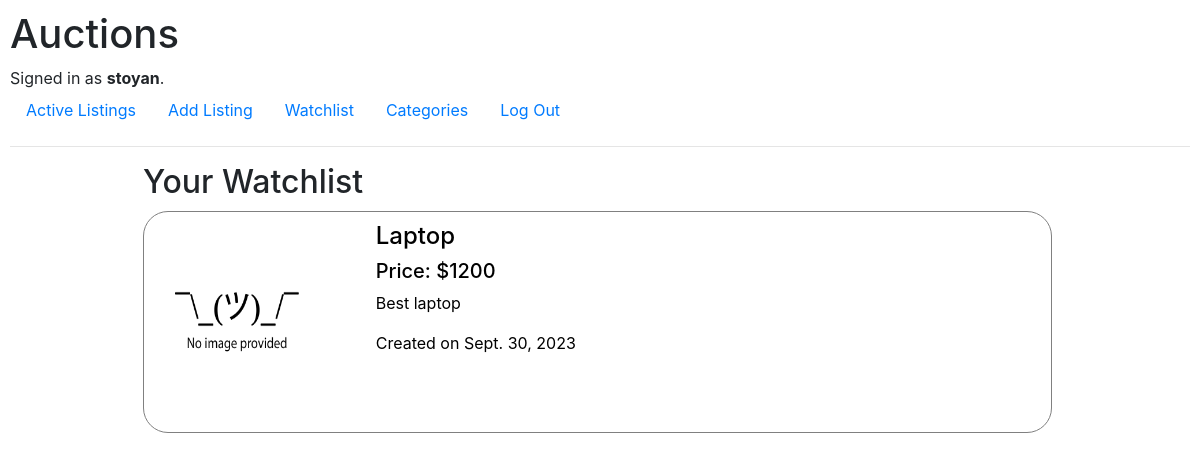
Page /watchlist (signed in) on the earlier database version.
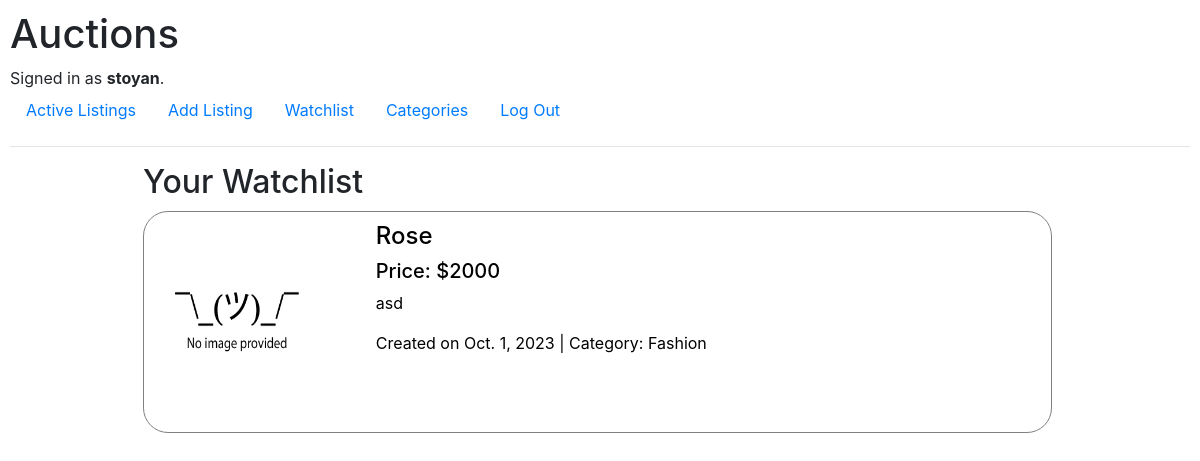
Same page on the later database version.
### auctions/models.py (models this page shows, shortened)
class ListingDetails(models.Model):
    CATEGORY_CHOICES = [
                ('1', 'Fashion'),
                ('2', 'Home'),
                ('3', 'Toys'),
                ('4', 'Electronics'),
                ('5', 'Books'),
                ('6', 'Misc'),
                ]
    descr = models.CharField(max_length=1000)
    starting_bid = models.PositiveIntegerField()
    img = models.URLField(blank=True)
    category = models.CharField(max_length=50, blank=True, choices=CATEGORY_CHOICES)
    listing = models.ForeignKey(Listing, on_delete=models.CASCADE)
    date_added = models.DateField(blank=True)

class Listing(models.Model):
    title = models.CharField(max_length=100)
    added_by = models.ForeignKey(User, on_delete=models.CASCADE, related_name='single_reference')
    watchlist = models.ManyToManyField(User, related_name='multiple_reference', null=True, blank=True)
    active = models.BooleanField(default=True)

class Bids(models.Model):
    listing = models.ForeignKey(Listing, on_delete=models.CASCADE)
    highest_bid = models.PositiveIntegerField()
    bidder = models.CharField(max_length=100)
    num_of_bids = models.PositiveIntegerField()

### auctions/views.py (the view)
# urls.py: path("watchlist", views.watchlist, name="watchlist"),
@login_required
def watchlist(request):
    watched_listings = Listing.objects.filter(watchlist=request.user.id)
    listing_details = ListingDetails.objects.filter(listing__in=watched_listings)
    bids = Bids.objects.filter(listing__in=watched_listings)
    all_listings = zip(listing_details, bids)
    context = {
        'all_listings': all_listings
    }
    return render(request, 'auctions/watchlist.html', context)

### auctions/templates/auctions/watchlist.html
{% extends 'auctions/layout.html' %}
{% block body %}
<div class="container">
    <h2>Your Watchlist</h2>
</div>
{% endblock %}

### auctions/templates/auctions/layout.html (shortened to what this page needs)
{% load static %}
<!DOCTYPE html>
<html lang="en">
    <head>
        <link rel="stylesheet" href="https://stackpath.bootstrapcdn.com/bootstrap/4.4.1/css/bootstrap.min.css">
        <link href="{% static 'auctions/styles.css' %}" rel="stylesheet">
    </head>
    <body>
        <h1>Auctions</h1>
        <div>
            {% if user.is_authenticated %}
                Signed in as <strong>{{ user.username }}</strong>.
            {% else %}
                Not signed in.
            {% endif %}
        </div>
        <ul class="nav">
            <li class="nav-item">
                <a class="nav-link" href="{% url 'index' %}">Active Listings</a>
            </li>
            <li class="nav-item">
                <a class="nav-link" href="{% url 'create' %}">Add Listing</a>
            </li>
            <li class="nav-item">
                <a class="nav-link" href="{% url 'watchlist' %}">Watchlist</a>
            </li>
            <li class="nav-item">
                <a class="nav-link" href="{% url 'categories' category='all' %}">Categories</a>
            </li>
            {% if user.is_authenticated %}
                <li class="nav-item">
                    <a class="nav-link" href="{% url 'logout' %}">Log Out</a>
                </li>
            {% endif %}
        </ul>
        <hr>
        {% block body %}
        {% endblock %}
        {% if all_listings %}
            <div class="container">
                {% for listing, bid in all_listings %}
                    <a href="{% url 'view' listing_id=listing.listing.id title=listing.listing.title %}">
                        <div class="listing">
                            <div class="listing-left">
                            {% if listing.img %}
                                <img src="{{ listing.img }}" alt="listing_photo">
                            {% endif %}
                            </div>
                            <div class="listing-right">
                                <h4>{{ listing.listing.title }}</h4>
                                <h5>Price: ${{ bid.highest_bid }}</h5>
                                <p>{{ listing.descr }}</p>
                                {% if listing.get_category_display != '' %}
                                    <p>Created on {{ listing.date_added }} |  Category: {{ listing.get_category_display }}</p>
                                {% else %}
                                    <p>Created on {{ listing.date_added }}
                                {% endif %}
                            </div>
                        </div>
                    </a>
                {% endfor %}
            </div>
        {% endif %}
    </body>
</html>

Differences in the rows shown:
no longer on this page (row unchanged): ListingDetails: img (placeholder picture), listing "Laptop", highest_bid "1200", descr "Best laptop", date_added "Sept. 30, 2023"
added ListingDetails: img (placeholder picture), listing "Rose", highest_bid "2000", descr "asd", date_added "Oct. 1, 2023", category "Fashion"
